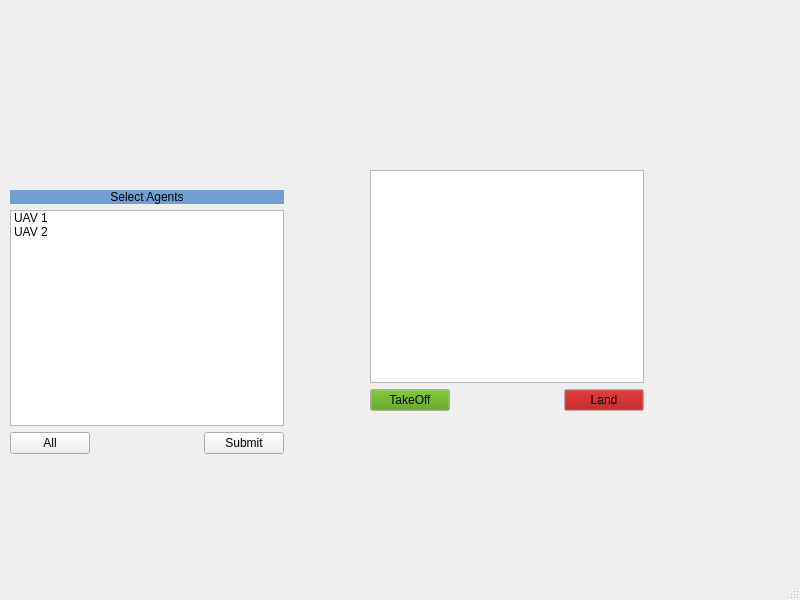
<?xml version="1.0" encoding="UTF-8"?>
<ui version="4.0">
 <class>MainWindow</class>
 <widget class="QMainWindow" name="MainWindow">
  <property name="geometry">
   <rect>
    <x>0</x>
    <y>0</y>
    <width>800</width>
    <height>600</height>
   </rect>
  </property>
  <property name="windowTitle">
   <string>MainWindow</string>
  </property>
  <widget class="QWidget" name="centralwidget">
   <widget class="QWidget" name="widget" native="true">
    <property name="geometry">
     <rect>
      <x>10</x>
      <y>190</y>
      <width>274</width>
      <height>264</height>
     </rect>
    </property>
    <layout class="QGridLayout" name="gridLayout">
     <item row="0" column="0" colspan="3">
      <widget class="QLabel" name="titleWindow">
       <property name="styleSheet">
        <string notr="true">background-color: rgb(114, 159, 207);</string>
       </property>
       <property name="text">
        <string>Select Agents</string>
       </property>
       <property name="alignment">
        <set>Qt::AlignCenter</set>
       </property>
      </widget>
     </item>
     <item row="1" column="0" colspan="3">
      <widget class="QListWidget" name="listWidget">
       <item>
        <property name="text">
         <string>UAV 1</string>
        </property>
       </item>
       <item>
        <property name="text">
         <string>UAV 2</string>
        </property>
       </item>
      </widget>
     </item>
     <item row="2" column="0">
      <widget class="QPushButton" name="all">
       <property name="text">
        <string>All</string>
       </property>
      </widget>
     </item>
     <item row="2" column="1">
      <spacer name="horizontalSpacer">
       <property name="orientation">
        <enum>Qt::Horizontal</enum>
       </property>
       <property name="sizeHint" stdset="0">
        <size>
         <width>81</width>
         <height>20</height>
        </size>
       </property>
      </spacer>
     </item>
     <item row="2" column="2">
      <widget class="QPushButton" name="submit">
       <property name="text">
        <string>Submit</string>
       </property>
      </widget>
     </item>
    </layout>
   </widget>
   <widget class="QWidget" name="showVel" native="true">
    <property name="geometry">
     <rect>
      <x>370</x>
      <y>170</y>
      <width>274</width>
      <height>241</height>
     </rect>
    </property>
    <layout class="QGridLayout" name="gridLayout_3">
     <item row="0" column="0" colspan="3">
      <widget class="QListWidget" name="showVariables"/>
     </item>
     <item row="1" column="0">
      <widget class="QPushButton" name="takeOff">
       <property name="palette">
        <palette>
         <active>
          <colorrole role="Button">
           <brush brushstyle="SolidPattern">
            <color alpha="255">
             <red>78</red>
             <green>154</green>
             <blue>6</blue>
            </color>
           </brush>
          </colorrole>
         </active>
         <inactive>
          <colorrole role="Button">
           <brush brushstyle="SolidPattern">
            <color alpha="255">
             <red>78</red>
             <green>154</green>
             <blue>6</blue>
            </color>
           </brush>
          </colorrole>
         </inactive>
         <disabled>
          <colorrole role="Button">
           <brush brushstyle="SolidPattern">
            <color alpha="255">
             <red>78</red>
             <green>154</green>
             <blue>6</blue>
            </color>
           </brush>
          </colorrole>
         </disabled>
        </palette>
       </property>
       <property name="text">
        <string>TakeOff</string>
       </property>
      </widget>
     </item>
     <item row="1" column="1">
      <spacer name="horizontalSpacer_2">
       <property name="orientation">
        <enum>Qt::Horizontal</enum>
       </property>
       <property name="sizeHint" stdset="0">
        <size>
         <width>40</width>
         <height>20</height>
        </size>
       </property>
      </spacer>
     </item>
     <item row="1" column="2">
      <widget class="QPushButton" name="land">
       <property name="palette">
        <palette>
         <active>
          <colorrole role="Button">
           <brush brushstyle="SolidPattern">
            <color alpha="255">
             <red>164</red>
             <green>0</green>
             <blue>0</blue>
            </color>
           </brush>
          </colorrole>
         </active>
         <inactive>
          <colorrole role="Button">
           <brush brushstyle="SolidPattern">
            <color alpha="255">
             <red>164</red>
             <green>0</green>
             <blue>0</blue>
            </color>
           </brush>
          </colorrole>
         </inactive>
         <disabled>
          <colorrole role="Button">
           <brush brushstyle="SolidPattern">
            <color alpha="255">
             <red>164</red>
             <green>0</green>
             <blue>0</blue>
            </color>
           </brush>
          </colorrole>
         </disabled>
        </palette>
       </property>
       <property name="text">
        <string>Land</string>
       </property>
      </widget>
     </item>
    </layout>
   </widget>
  </widget>
  <widget class="QMenuBar" name="menubar">
   <property name="geometry">
    <rect>
     <x>0</x>
     <y>0</y>
     <width>800</width>
     <height>22</height>
    </rect>
   </property>
  </widget>
  <widget class="QStatusBar" name="statusbar"/>
 </widget>
 <resources/>
 <connections/>
</ui>
